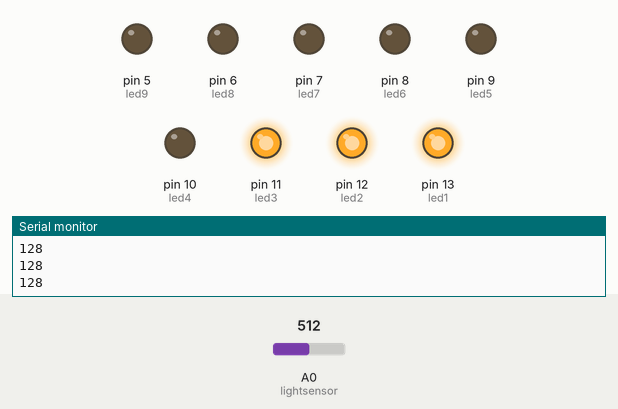
Bench run of a sketch on a simulated Arduino Uno, built with avr-gcc and run on an emulated ATmega328P. Shown: output pins drawn as LEDs (lit = HIGH), the last lines printed to the serial monitor. The test bench sets the inputs (shaded band); at power-on: A0 (lightsensor) = 512.

Above: at 1.2 s.
1.3 s: A0 (lightsensor) set to 546
2.8 s: A0 (lightsensor) set to 577
At 3.9 s:
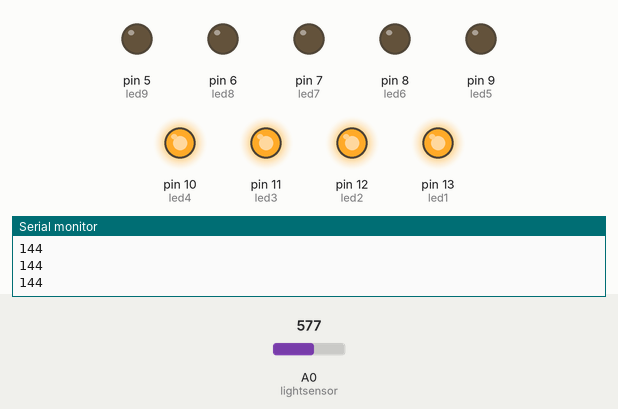
4.3 s: A0 (lightsensor) set to 667
5.8 s: A0 (lightsensor) set to 693
At 6.3 s:
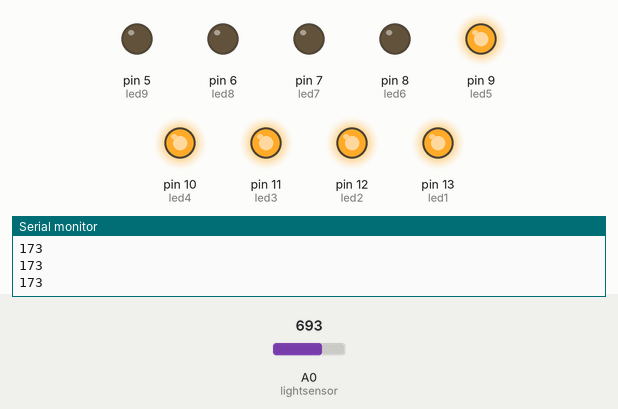
7.3 s: A0 (lightsensor) set to 792
8.8 s: A0 (lightsensor) set to 810
At 9.8 s:
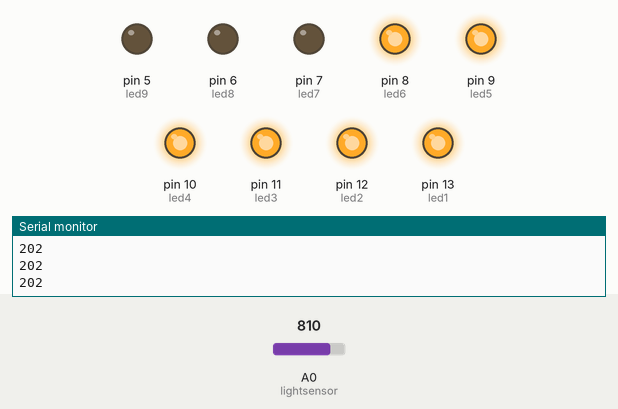
Timing chart, 0 to 11.3 s (numbered marks = the images above; inputs shaded):
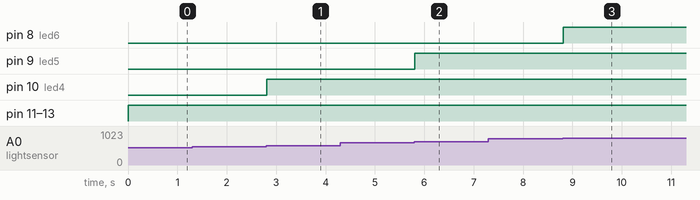

The sketch:

lightsensor.ino
```cpp
const int lightsensor = A0;
const int led1 = 13;
const int led2 = 12;
const int led3 = 11;
const int led4 = 10;
const int led5 = 9;
const int led6 = 8;
const int led7 = 7;
const int led8 = 6;
const int led9 = 5;

int readsensor = 0;
int sensorvalue = 0;

void setup() {
  // put your setup code here, to run once:
  Serial.begin(9600);
  pinMode(led1, OUTPUT);
  pinMode(led2, OUTPUT);
  pinMode(led3, OUTPUT);
  pinMode(led4, OUTPUT);
  pinMode(led5, OUTPUT);
  pinMode(led6, OUTPUT);
  pinMode(led7, OUTPUT);
  pinMode(led8, OUTPUT);
  pinMode(led9, OUTPUT);

}

void loop() {
  // put your main code here, to run repeatedly:
  readsensor = analogRead(lightsensor);
  sensorvalue = readsensor / 4;
  Serial.println(sensorvalue);
  if (sensorvalue < 50){
    digitalWrite(led1, LOW);
    digitalWrite(led2, LOW);
    digitalWrite(led3, LOW);
    digitalWrite(led4, LOW);
    digitalWrite(led5, LOW);
    digitalWrite(led6, LOW);
    digitalWrite(led7, LOW);
    digitalWrite(led8, LOW);
    digitalWrite(led9, LOW);
    }
  if (sensorvalue > 50 & sensorvalue < 80){
    digitalWrite(led1, HIGH);
    digitalWrite(led2, LOW);
    digitalWrite(led3, LOW);
    digitalWrite(led4, LOW);
    digitalWrite(led5, LOW);
    digitalWrite(led6, LOW);
    digitalWrite(led7, LOW);
    digitalWrite(led8, LOW);
    digitalWrite(led9, LOW);
  }
  if (sensorvalue > 80 & sensorvalue < 110){
    digitalWrite(led1, HIGH);
    digitalWrite(led2, HIGH);
    digitalWrite(led3, LOW);
    digitalWrite(led4, LOW);
    digitalWrite(led5, LOW);
    digitalWrite(led6, LOW);
    digitalWrite(led7, LOW);
    digitalWrite(led8, LOW);
    digitalWrite(led9, LOW);
  }
  if (sensorvalue > 110 & sensorvalue < 140){
    digitalWrite(led1, HIGH);
    digitalWrite(led2, HIGH);
    digitalWrite(led3, HIGH);
    digitalWrite(led4, LOW);
    digitalWrite(led5, LOW);
    digitalWrite(led6, LOW);
    digitalWrite(led7, LOW);
    digitalWrite(led8, LOW);
    digitalWrite(led9, LOW);
  }
  if (sensorvalue > 140 & sensorvalue < 170){
    digitalWrite(led1, HIGH);
    digitalWrite(led2, HIGH);
    digitalWrite(led3, HIGH);
    digitalWrite(led4, HIGH);
    digitalWrite(led5, LOW);
    digitalWrite(led6, LOW);
    digitalWrite(led7, LOW);
    digitalWrite(led8, LOW);
    digitalWrite(led9, LOW);
  }
  if (sensorvalue > 170 & sensorvalue < 200){
    digitalWrite(led1, HIGH);
    digitalWrite(led2, HIGH);
    digitalWrite(led3, HIGH);
    digitalWrite(led4, HIGH);
    digitalWrite(led5, HIGH);
    digitalWrite(led6, LOW);
    digitalWrite(led7, LOW);
    digitalWrite(led8, LOW);
    digitalWrite(led9, LOW);
  }
  if (sensorvalue > 200 & sensorvalue < 220){
    digitalWrite(led1, HIGH);
    digitalWrite(led2, HIGH);
    digitalWrite(led3, HIGH);
    digitalWrite(led4, HIGH);
    digitalWrite(led5, HIGH);
    digitalWrite(led6, HIGH);
    digitalWrite(led7, LOW);
    digitalWrite(led8, LOW);
    digitalWrite(led9, LOW);
  }
  if (sensorvalue > 220){
    digitalWrite(led1, HIGH);
    digitalWrite(led2, HIGH);
    digitalWrite(led3, HIGH);
    digitalWrite(led4, HIGH);
    digitalWrite(led5, HIGH);
    digitalWrite(led6, HIGH);
    digitalWrite(led7, HIGH);
    digitalWrite(led8, HIGH);
    digitalWrite(led9, HIGH);
  }
// unsigned long time = millis();
// Serial.println(time);
// delay(1000);
}
```

Measured:
- the behaviour switches between 563 and 564 on A0 (lightsensor) (found by bisection; images 0 and 1)
- the behaviour switches between 683 and 684 on A0 (lightsensor) (found by bisection; images 1 and 2)
- the behaviour switches between 803 and 804 on A0 (lightsensor) (found by bisection; images 2 and 3)
- after the input at 2.8 s, pin 10 (led4): LOW → HIGH at once
- after the input at 5.8 s, pin 9 (led5): LOW → HIGH at once
- after the input at 8.8 s, pin 8 (led6): LOW → HIGH at once
